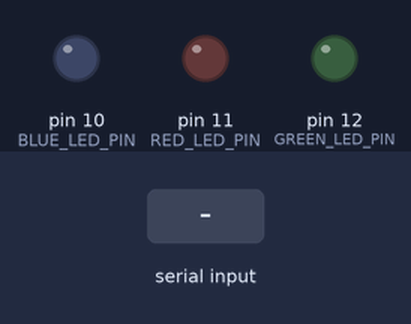
The sketch below on a simulated Arduino Uno, built with avr-gcc and run on an emulated ATmega328P. Shown: output pins drawn as LEDs (lit = HIGH). The inputs (shaded band) are chosen by the test bench.

Above: at 1.2 s.
1.3 s: "G" received over Serial
At 2.1 s:
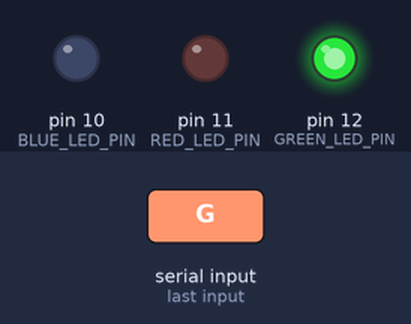
3.8 s: "R" received over Serial
At 4.2 s:
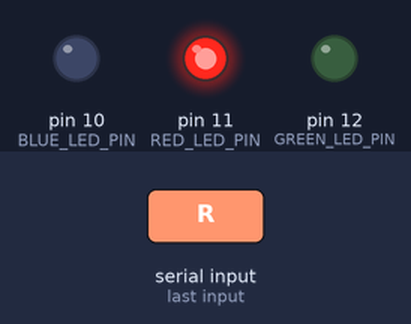
6.3 s: "B" received over Serial
At 7.1 s:
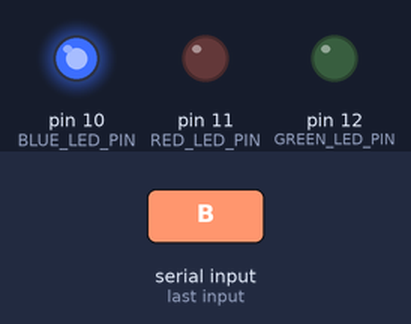
Timing chart, 0 to 9.3 s (numbered marks = the images above; inputs shaded):
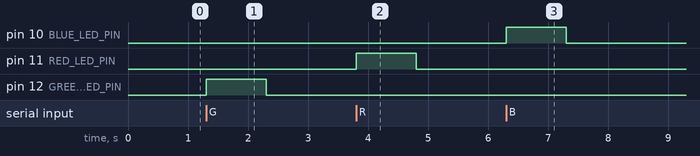

The sketch:

firmware.ino
```cpp
/**
 * @file firmware.ino
 * @brief Clean protocol: UPPERCASE to turn ON, lowercase to turn OFF.
 * - Pin 12: Green LED (G/g)
 * - Pin 11: Red LED + Buzzer (R/r)
 * - Pin 10: Blue LED (B/b)
 */

const int GREEN_LED_PIN = 12;
const int RED_LED_PIN   = 11;
const int BLUE_LED_PIN  = 10;

// --- WATCHDOG CONFIGURATION ---
unsigned long last_communication_time = 0;
const unsigned long WATCHDOG_TIMEOUT = 1000; // Time in ms before emergency cutoff

void setup() {
  pinMode(GREEN_LED_PIN, OUTPUT);
  pinMode(RED_LED_PIN, OUTPUT);
  pinMode(BLUE_LED_PIN, OUTPUT);

  digitalWrite(GREEN_LED_PIN, LOW);
  digitalWrite(RED_LED_PIN, LOW);
  digitalWrite(BLUE_LED_PIN, LOW);

  Serial.begin(9600);
}

void loop() {
  if (Serial.available() > 0) {
    char command = Serial.read();

    // Refresh the watchdog timer on ANY received character
    last_communication_time = millis();

    switch (command) {
      // --- GREEN LED (Tracking) ---
      case 'G': digitalWrite(GREEN_LED_PIN, HIGH); break;
      case 'g': digitalWrite(GREEN_LED_PIN, LOW);  break;

      // --- RED LED + BUZZER (Fall) ---
      case 'R': digitalWrite(RED_LED_PIN, HIGH);   break;
      case 'r': digitalWrite(RED_LED_PIN, LOW);    break;

      // --- BLUE LED (System / Extra) ---
      case 'B': digitalWrite(BLUE_LED_PIN, HIGH);  break;
      case 'b': digitalWrite(BLUE_LED_PIN, LOW);   break;

      default:  break;
    }
  }

  // --- WATCHDOG TIMEOUT CHECK ---
  if (millis() - last_communication_time > WATCHDOG_TIMEOUT) {
    digitalWrite(GREEN_LED_PIN, LOW);
    digitalWrite(RED_LED_PIN, LOW);
    digitalWrite(BLUE_LED_PIN, LOW);
  }
}
```

Measured:
- after the input at 1.3 s, pin 12 (GREEN_LED_PIN): LOW → HIGH at once, → LOW 1.0 s later
- after the input at 3.8 s, pin 11 (RED_LED_PIN): LOW → HIGH at once, → LOW 1.0 s later
- after the input at 6.3 s, pin 10 (BLUE_LED_PIN): LOW → HIGH at once, → LOW 1.0 s later
